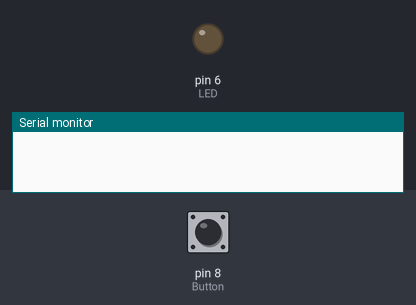
The sketch below on a simulated Arduino Uno, built with avr-gcc and run on an emulated ATmega328P. Shown: output pins drawn as LEDs (lit = HIGH), the last lines printed to the serial monitor. The inputs (shaded band) are chosen by the test bench; at power-on: pin 8 (Button) LOW.

Above: at 1.2 s.
1.3 s: pin 8 (Button) pulled HIGH for 0.15 s
At 2.3 s:
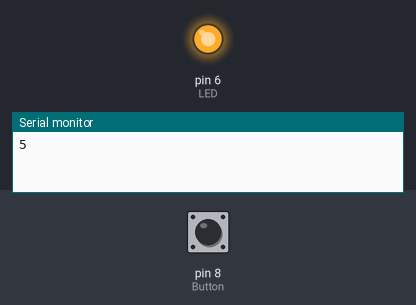
Timing chart, 0 to 4.3 s (numbered marks = the images above; inputs shaded):
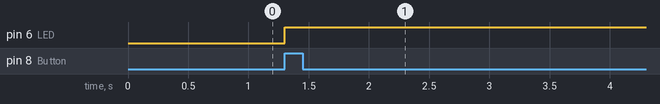

The sketch:

button_press_count_test.ino
```cpp
const byte LED = 6;
const byte Button = 8;

byte ButtonState;
byte lastState = LOW;
byte count = 0;

void setup() {
  Serial.begin(9600);
  pinMode(LED, OUTPUT);
  pinMode(Button, INPUT);
}

void loop() {
  ButtonState = digitalRead(Button);

  if(ButtonState && ButtonState != lastState)  // button latch, no debounce needed.
  {
    if(count < 255) // This will check to see if the count is within a range of 0 - 255, and anything over that, it will reset count back to 0. Of course, this will happen anyways because count is a BYTE, and not an int or any other type.
      count += 5; // same as count = count + 5;
    else
      count = 0;

    digitalWrite(LED, count);
    Serial.println(count);
  }
  lastState = ButtonState;
}
```

Measured:
- after the input at 1.3 s, pin 6 (LED): LOW → HIGH at once
